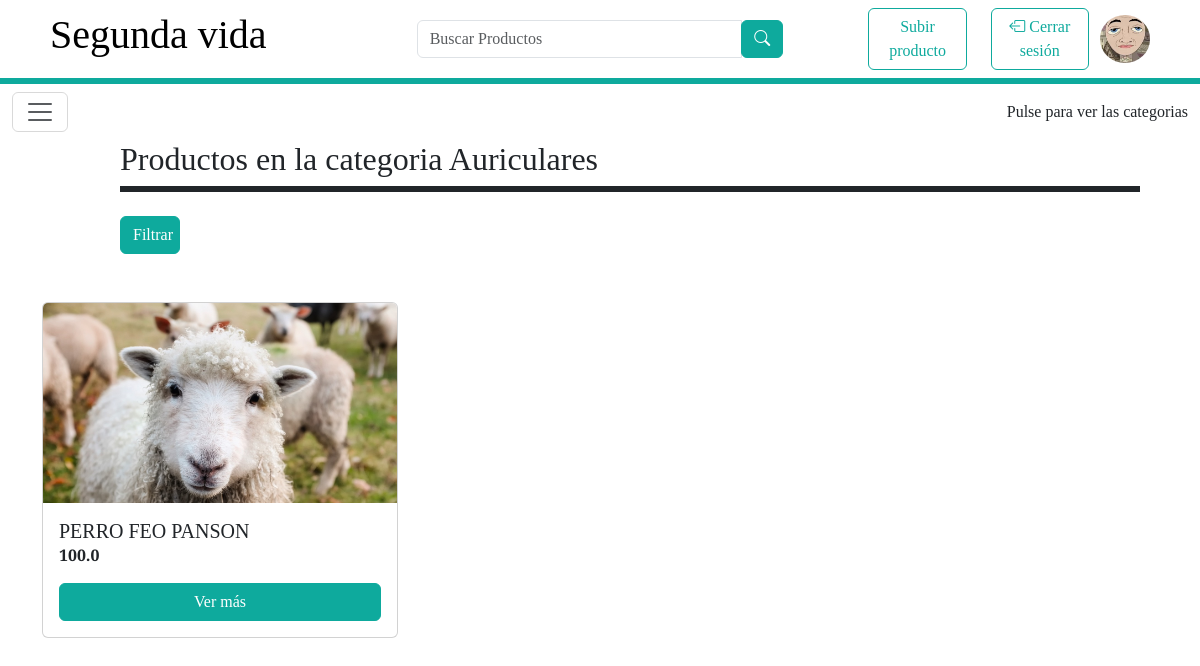
The app's page /product_list/5 (signed in) with its own data.
### tfg_app/models.py (models this page shows, shortened)
class Perfil(models.Model):
    user = models.OneToOneField(User, on_delete=models.CASCADE)
    username = models.CharField(max_length=200)
    fecha_nacimiento = models.DateField(blank =True, null=True)
    biografía = models.TextField(blank = True, null = True)
    localizacion = models.CharField(blank = True, null = True, max_length=1000)
    foto = models.ImageField(upload_to="perfil", default='perfil/blankprofile.webp')
    create_datetime = models.DateTimeField(auto_now_add= True)
    customer_id = models.CharField(blank=True,null=True,max_length = 100)

class Categoria(models.Model):
    id = models.IntegerField(primary_key=True)
    nombre = models.CharField(max_length = 1000)
    icono = models.CharField(max_length=1000)
    def __str__(self) -> str:
        return self.nombre

class Producto(models.Model):
    id = models.IntegerField(primary_key=True)
    nombre = models.CharField(max_length = 100, null = True)
    descripcion = models.TextField(max_length=500)
    precio = models.FloatField()
    imagen = models.ImageField(upload_to="productos/", blank=True)
    imagen2 = models.ImageField(upload_to="productos/", blank=True)
    imagen3 = models.ImageField(upload_to="productos/" ,blank=True)
    user_id = models.ForeignKey(Perfil,related_name='productos', on_delete=models.CASCADE)
    categorias = models.ForeignKey(Categoria, on_delete=models.CASCADE)
    create_datetime = models.DateTimeField(auto_now_add = True)
    product_id = models.CharField(blank=True,null=True,max_length = 100)
    price_id = models.CharField(blank=True,null=True,max_length = 100)

### tfg_app/views.py (the view, shortened to what this page needs)
# urls.py: path('product_list/<pk>', ProductoListView.as_view(), name='product_list'),
class ProductoListView(LoginRequiredMixin, TemplateView):
    template_name = 'producto_list.html'
    def get_context_data(self, **kwargs):
        context = super().get_context_data(**kwargs)
        categoria = Categoria.objects.get(id=self.kwargs['pk'])
        context['productos'] = Producto.objects.filter(categorias=categoria)
        context['perfil'] = Perfil.objects.get(user_id=self.request.user.id)
        context['categorias'] = Categoria.objects.all()
        context['object'] = categoria
        context['form_busqueda'] = FormularioBusqueda()  # Cambié el nombre del contexto para evitar conflictos
        context['ciudades'] = PROVINCIAS_CHOICES_ARRAY
        return context

### tfg_app/forms.py
class FormularioBusqueda(forms.Form):
    precio_minimo = forms.DecimalField(label='Precio mínimo', required=False, min_value=0, decimal_places=2)
    precio_maximo = forms.DecimalField(label='Precio máximo', required=False, min_value=0, decimal_places=2)
    provincia = forms.CharField(label='Provincia', required=False)

### tfg_app/templates/producto_list.html (shortened to what this page needs)
<!DOCTYPE html>
<html lang="en">
<head>
</head>
<body>
    {% include 'header.html'%}
    {% include 'navbar.html'%}
    <main class="col">
      {% if busqueda %}
      <h2 style="margin-left: 10%;">Resultados de la búsqeda ({{numero}})</h2>
      {% else %}
      <h2 style="margin-left: 10%;">Productos en la categoria {{object}}</h2>
      {% endif %}
      <div class="border border-3 border-dark" style="margin-left: 10%; margin-right: 5%"></div>
      <br>
      <div class="btn btn-primary ml-4 mb-5 " style="width:5%;height: 5%; margin-left: 10%;" type="button" data-bs-toggle="modal" data-bs-target="#exampleModal" >Filtrar</div>
      <div class="container">
        <div class="row">
          {% if productos %}
            {% for product in productos %}
            <div class="col-md-4">
              <div class="card product-card">
                  <img src="{{product.imagen.url}}" class="card-img-top product-img" alt="Imagen del Producto 1">
                  <div class="card-body">
                      <h5 class="card-title">{{product.nombre}}</h5>
                      <p class="product-price">{{product.precio}}</p>
                      <a href="{% url 'product_detail' pk=product.pk%}" class="btn btn-primary">Ver más</a>
                  </div>
              </div>
            </div>
            {% endfor %}
            {% else %}
            <h1>Esta categoría no cuenta con productos actualmente. ¡Súbelos tu!</h1>
            {% endif %}
          </div>
        </main>
    </body>
</html>

### tfg_app/templates/header.html (shortened to what this page needs)
{% include 'base.html'%}
{% load static %}
<header>
    <div class="container">
        <div class="row p-2 d-flex justify-content-between align-items-center" style="--bs-gutter-x: 0">
            <div class="col-12 col-md-4 d-flex justify-content-between justify-content-md-start align-items-center mb-2 mb-md-0">
                <h1><a href="{% url 'index'%}" style="text-decoration: none; color: black">Segunda vida</a></h1>
            </div>
            <div class="col-12 col-md-4 mb-2 mb-md-0">
                <form action="{% url 'buscar_producto' %}" class="search mx-auto" style="width:100%;">
                    <div class="input-group">
                        <input type="text" class="form-control" placeholder="Buscar Productos" name="keyword">
                        <div class="input-group-append">
                            <button class="btn btn-primary" type="submit">
                                <i class="bi bi-search"></i>
                            </button>
                        </div>
                    </div>
                </form>
            </div>
            <div class="col-12 col-md-4 d-flex justify-content-center justify-content-md-end align-items-center">
                <div class="row w-100 d-flex justify-content-center justify-content-md-end align-items-center">
                    <div class="col-6 col-md-4 mb-2 mb-md-0">
                        <a href="{% url 'product_create' %}">
                            <button class="btn btn-outline-primary w-100">Subir producto</button>
                        </a>
                    </div>
                    <div class="col-6 col-md-4 mb-2 mb-md-0">
                        <a href="{% url 'logout' %}" style="color: rgb(0, 0, 0); text-decoration: none;">
                            <button class="btn btn-outline-primary w-100">
                                <i class="bi bi-box-arrow-left"></i> Cerrar sesión
                            </button>
                        </a>
                    </div>
                    <div class="d-none d-md-block col-md-2">
                        <a href="{% url 'perfil' pk=request.user.pk %}" style="float: right;">
                            <img style="border-radius: 100%;" src="{{perfil.foto.url}}" width="50px">
                        </a>
                    </div>
                </div>
            </div>
        </div>
    </div>
</header>
<div class="border border-3 border-primary"></div>

### tfg_app/templates/base.html (style rules this page uses)
body { margin: 0; padding: 0; font-family: 'Playfair Display', serif; text-decoration: none; }
.bg-primary, .btn-primary { background-color: #0eaa9d; border-color: #0eaa9d; }
.border-primary, .btn-outline-primary { color: #0eaa9d; border-color: #0eaa9d; }
[class$="primary"] { background-color: #0eaa9d !important; border-color: #0eaa9d !important; color: #ffffff; }
.border-primary { background-color: #0eaa9d; }
.border-primary, .btn-outline-primary:hover { color: #ffffff; background-color: #0eaa9d; border-color: #0eaa9d; }
.product-card { margin-bottom: 30px; transition: transform 0.3s ease; }
.product-img { height: 200px; object-fit: cover; }
.product-price { font-weight: bold; }
.card-title, .card-text { margin-bottom: auto; }
.btn { margin-top: auto; width: 100%; }

### records on screen
Perfil: foto (picture)
Categoria: nombre "Auriculares"
Producto: imagen (picture), nombre "PERRO FEO PANSON", precio "100.0"
